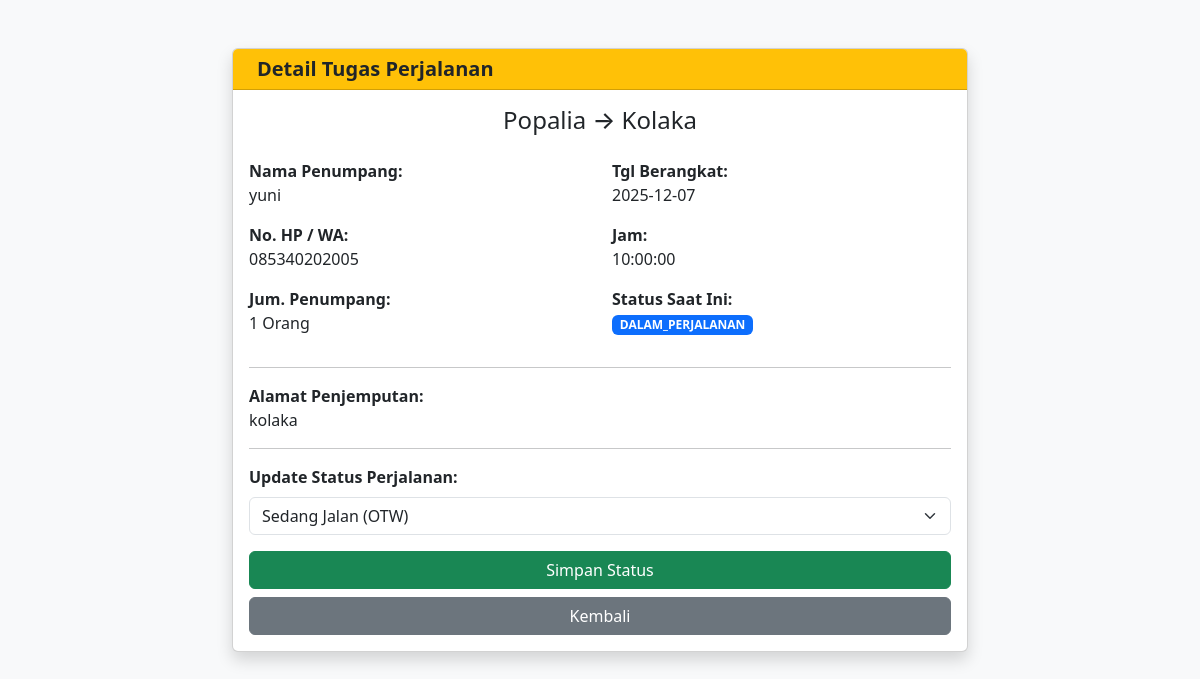
The app's page /sopir_detail_tugas.php?id=5 (signed in) with its own data.
### tables this page shows
CREATE TABLE `pemesanan` (
  `id_pemesanan` int(11) NOT NULL,
  `id_pelanggan` int(11) NOT NULL,
  `id_rute` int(11) NOT NULL,
  `id_sopir` int(11) DEFAULT NULL,
  `tanggal_berangkat` date NOT NULL,
  `jam_berangkat` time NOT NULL,
  `jumlah_penumpang` int(11) NOT NULL,
  `total_harga` decimal(12,2) NOT NULL,
  `status` enum('pending','dialokasikan','dalam_perjalanan','selesai','dibatalkan') DEFAULT 'pending',
  `dibuat_pada` timestamp NOT NULL DEFAULT current_timestamp(),
  `bukti_pembayaran` varchar(255) DEFAULT NULL,
  `status_pembayaran` enum('Belum Bayar','Menunggu Konfirmasi','Lunas','Ditolak') DEFAULT 'Belum Bayar'
);

CREATE TABLE `rute` (
  `id_rute` int(11) NOT NULL,
  `asal` varchar(100) NOT NULL,
  `tujuan` varchar(100) NOT NULL,
  `harga` decimal(10,2) NOT NULL,
  `jadwal_keberangkatan` text DEFAULT NULL
);

CREATE TABLE `pelanggan` (
  `id_pelanggan` int(11) NOT NULL,
  `nama` varchar(100) NOT NULL,
  `no_hp` varchar(15) NOT NULL,
  `email` varchar(100) DEFAULT NULL,
  `alamat` text DEFAULT NULL,
  `username` varchar(50) NOT NULL,
  `password` varchar(255) NOT NULL,
  `dibuat_pada` timestamp NOT NULL DEFAULT current_timestamp()
);

### sopir_detail_tugas.php (the view, shortened to what this page needs)
<?php
include 'koneksi.php';
$id_pemesanan = $_GET['id'];
$id_sopir     = $_SESSION['sopir_id'];
$query = "SELECT p.*, pel.nama, pel.no_hp, pel.alamat AS alamat_jemput, r.asal, r.tujuan
          FROM pemesanan p
          JOIN pelanggan pel ON p.id_pelanggan = pel.id_pelanggan
          JOIN rute r ON p.id_rute = r.id_rute
          WHERE p.id_pemesanan = '$id_pemesanan' AND p.id_sopir = '$id_sopir'";
$result = mysqli_query($koneksi, $query);
$data   = mysqli_fetch_assoc($result);
?>
<!doctype html>
<html lang="id">
<head>
    <link href="https://cdn.jsdelivr.net/npm/bootstrap@5.3.0/dist/css/bootstrap.min.css" rel="stylesheet">
</head>
<body class="bg-light">
<div class="container mt-5 mb-5">
    <div class="row justify-content-center">
        <div class="col-md-8">
            <div class="card shadow">
                <div class="card-header bg-warning">
                    <h5 class="mb-0 fw-bold"><i class="fas fa-clipboard-check me-2"></i> Detail Tugas Perjalanan</h5>
                </div>
                <div class="card-body">
                    <h4 class="text-center mb-4"><?= $data['asal'] ?> &rarr; <?= $data['tujuan'] ?></h4>
                    <div class="row">
                        <div class="col-md-6">
                            <p><strong>Nama Penumpang:</strong><br><?= $data['nama'] ?></p>
                            <p><strong>No. HP / WA:</strong><br><?= $data['no_hp'] ?></p>
                            <p><strong>Jum. Penumpang:</strong><br><?= $data['jumlah_penumpang'] ?> Orang</p>
                        </div>
                        <div class="col-md-6">
                            <p><strong>Tgl Berangkat:</strong><br><?= $data['tanggal_berangkat'] ?></p>
                            <p><strong>Jam:</strong><br><?= $data['jam_berangkat'] ?></p>
                            <p><strong>Status Saat Ini:</strong><br><span class="badge bg-primary"><?= strtoupper($data['status']) ?></span></p>
                        </div>
                    </div>
                    <hr>
                    <p><strong>Alamat Penjemputan:</strong><br><?= htmlspecialchars($data['alamat_jemput']) ?></p>
                    <hr>
                    <form method="POST">
                        <label class="form-label fw-bold">Update Status Perjalanan:</label>
                        <select name="status" class="form-select mb-3">
                            <option value="dalam_perjalanan" <?= ($data['status'] == 'dalam_perjalanan') ? 'selected' : '' ?>>Sedang Jalan (OTW)</option>
                        </select>
                        <button type="submit" name="update_status" class="btn btn-success w-100">Simpan Status</button>
                    </form>
                    <a href="sopir_dashboard.php" class="btn btn-secondary w-100 mt-2">Kembali</a>
                </div>
            </div>
        </div>
    </div>
</div>
</body>
</html>

### records on screen
pemesanan: id_rute.asal "Popalia", id_rute.tujuan "Kolaka", id_pelanggan.nama "yuni", id_pelanggan.no_hp "085340202005", jumlah_penumpang "1", tanggal_berangkat "2025-12-07", jam_berangkat "10:00:00", status "DALAM_PERJALANAN", id_pelanggan.alamat "kolaka", status "Sedang Jalan (OTW)"
